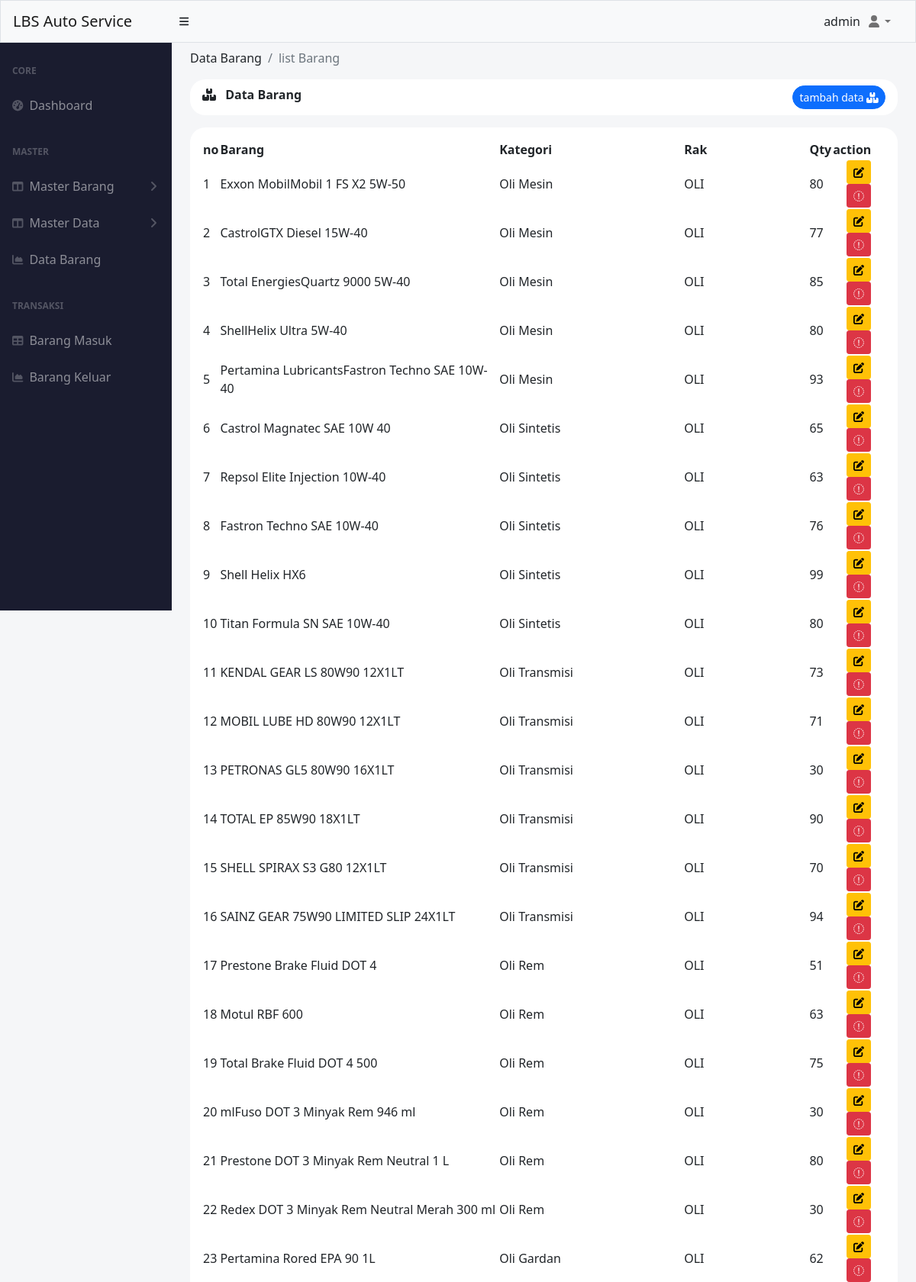
Screenshot of /index.php?menu=data-barang (signed in, upper part) with the database file from the repository.
### tables this page shows
CREATE TABLE `barang` (
  `id` int(11) NOT NULL,
  `nama` varchar(50) NOT NULL,
  `kategori_id` int(11) NOT NULL,
  `rak_id` int(11) NOT NULL,
  `qty` int(11) NOT NULL
);

CREATE TABLE `kategori` (
  `id` int(11) NOT NULL,
  `nama` varchar(50) NOT NULL
);

CREATE TABLE `rak` (
  `id` int(11) NOT NULL,
  `nama` varchar(50) NOT NULL
);

### pages/barang/index.php (the view, shortened to what this page needs)
<?php
include './koneksi.php';
$query = mysqli_query($conn, "SELECT
barang.id as id,
barang.nama as nama,
kategori.nama as kategori,
rak.nama as rak,
qty
FROM barang
INNER JOIN rak
ON barang.rak_id = rak.id
INNER JOIN kategori
ON barang.kategori_id = kategori.id");
?>
<div class="container-fluid px-4 ">
    <ol class="breadcrumb pt-2">
        <li class="breadcrumb-item ">Data Barang</li>
        <li class="breadcrumb-item active">list Barang</li>
    </ol>
    <div class="mb-4">
        <div class="card-header clearfix mb-3" style="border-radius: 20px ;background-color: white; border:0px;">
            <i class="fa-solid fa-boxes-stacked"></i>
            <span class="ms-2 fw-bolder"> Data Barang</span>
            <?php if ($varSession['hak_akses'] == 'admin') : ?>
                <a href="index.php?data-barang=add" class="btn btn-sm btn-primary float-end rounded-pill">
                    tambah data <i class="fa-solid fa-boxes-stacked"></i>
                </a>
            <?php endif; ?>
        </div>
        <div class="p-3  bg-white " style="border-radius: 20px; ">
            <table id="datatablesSimple" style="border-color: white;">
                <thead class="">
                    <tr>
                        <th>no</th>
                        <th>Barang</th>
                        <th>Kategori</th>
                        <th>Rak</th>
                        <th>Qty</th>
                        <?php if ($varSession['hak_akses'] == 'admin') : ?>
                            <th>action</th>
                        <?php endif; ?>
                    </tr>
                </thead>
                <tbody>
                    <?php
                    $i = 1;
                    while ($data = mysqli_fetch_assoc($query)) :
                    ?>
                        <tr>
                            <td><?= $i++ ?></td>
                            <td><?= $data['nama'] ?></td>
                            <td><?= $data['kategori'] ?></td>
                            <td><?= $data['rak'] ?></td>
                            <td><?= $data['qty'] ?></td>
                            <?php if ($varSession['hak_akses'] == 'admin') : ?>
                                <td class="text-center">
                                    <a href="index.php?data-barang=update&id=<?= $data['id']; ?>" class="btn btn-sm btn-warning">
                                        <i class="fa-solid fa-pen-to-square"></i>
                                    </a>
                                    <a href="index.php?data-barang=delete&id=<?= $data['id']; ?>" onclick="confirmDelete(event)" class="btn btn-sm btn-danger" id="delete-alert">
                                        <i class="fa-sharp fa-solid fa-trash"></i>
                                    </a>
                                </td>
                            <?php endif; ?>
                        </tr>
                    <?php
                    endwhile;
                    ?>
                </tbody>
            </table>
        </div>
    </div>
</div>

### rows the page displays
barang: nama "Exxon MobilMobil 1 FS X2 5W-50", kategori.nama "Oli Mesin", rak.nama "OLI", qty "80"
barang: nama "CastrolGTX Diesel 15W-40", kategori.nama "Oli Mesin", rak.nama "OLI", qty "77"
barang: nama "Total EnergiesQuartz 9000 5W-40", kategori.nama "Oli Mesin", rak.nama "OLI", qty "85"
barang: nama "ShellHelix Ultra 5W-40", kategori.nama "Oli Mesin", rak.nama "OLI", qty "80"
barang: nama "Pertamina LubricantsFastron Techno SAE 10W-40", kategori.nama "Oli Mesin", rak.nama "OLI", qty "93"
barang: nama "Castrol Magnatec SAE 10W 40", kategori.nama "Oli Sintetis", rak.nama "OLI", qty "65"
barang: nama "Repsol Elite Injection 10W-40", kategori.nama "Oli Sintetis", rak.nama "OLI", qty "63"
barang: nama "Fastron Techno SAE 10W-40", kategori.nama "Oli Sintetis", rak.nama "OLI", qty "76"
barang: nama "Shell Helix HX6", kategori.nama "Oli Sintetis", rak.nama "OLI", qty "99"
barang: nama "Titan Formula SN SAE 10W-40", kategori.nama "Oli Sintetis", rak.nama "OLI", qty "80"
barang: nama "KENDAL GEAR LS 80W90 12X1LT", kategori.nama "Oli Transmisi", rak.nama "OLI", qty "73"
barang: nama "MOBIL LUBE HD 80W90 12X1LT", kategori.nama "Oli Transmisi", rak.nama "OLI", qty "71"
barang: nama "PETRONAS GL5 80W90 16X1LT", kategori.nama "Oli Transmisi", rak.nama "OLI", qty "30"
barang: nama "TOTAL EP 85W90 18X1LT", kategori.nama "Oli Transmisi", rak.nama "OLI", qty "90"
barang: nama "SHELL SPIRAX S3 G80 12X1LT", kategori.nama "Oli Transmisi", rak.nama "OLI", qty "70"
barang: nama "SAINZ GEAR 75W90 LIMITED SLIP 24X1LT", kategori.nama "Oli Transmisi", rak.nama "OLI", qty "94"
barang: nama "Prestone Brake Fluid DOT 4", kategori.nama "Oli Rem", rak.nama "OLI", qty "51"
barang: nama "Motul RBF 600", kategori.nama "Oli Rem", rak.nama "OLI", qty "63"
barang: nama "Total Brake Fluid DOT 4 500", kategori.nama "Oli Rem", rak.nama "OLI", qty "75"
barang: nama "mlFuso DOT 3 Minyak Rem 946 ml", kategori.nama "Oli Rem", rak.nama "OLI", qty "30"
barang: nama "Prestone DOT 3 Minyak Rem Neutral 1 L", kategori.nama "Oli Rem", rak.nama "OLI", qty "80"
barang: nama "Redex DOT 3 Minyak Rem Neutral Merah 300 ml", kategori.nama "Oli Rem", rak.nama "OLI", qty "30"
barang: nama "Pertamina Rored EPA 90 1L", kategori.nama "Oli Gardan", rak.nama "OLI", qty "62"

### other values shown
$varSession['username'] "admin"
